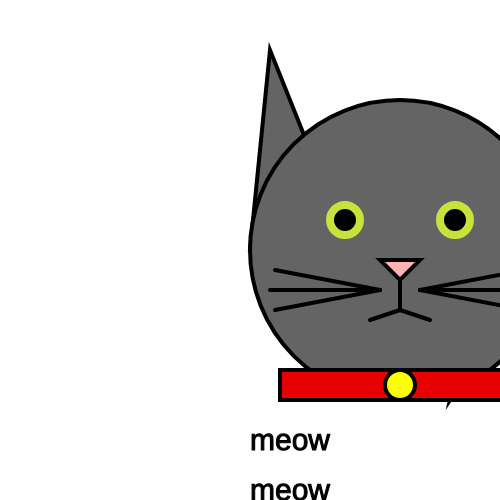
Frame 1 (no input)
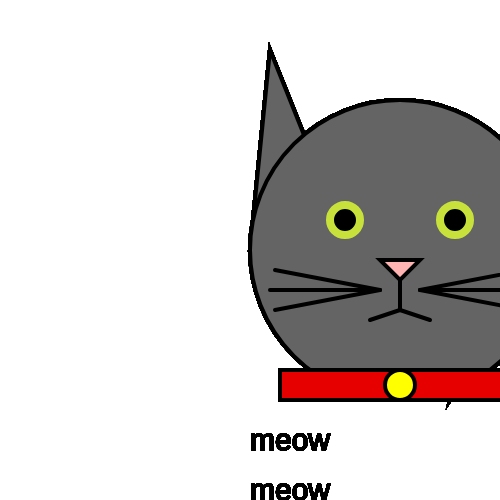
Frame 60 (no input)
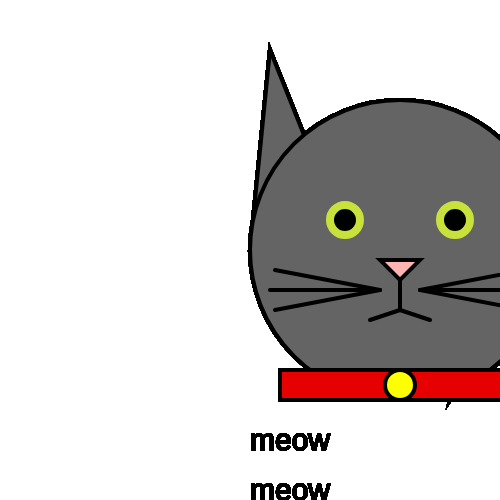
Frame 120 (the mouse pressed at the canvas centre since frame 60)

The p5.js sketch that drew these frames (run headless with seeded random() and noise() and a simulated clock; from frame 60 on, the mouse is pressed at the canvas centre):

// p5.js sketch
// ── sketch.js
var kitty;
function setup()
{
    createCanvas(500, 500);
  kitty = {
      x: width/2,
      y: 100, 
      meow: function (xPos, yPos )
      {
        fill(0);
        stroke(0);
        strokeWeight(1);  
        textSize(30);
        text("meow", xPos, yPos);

      }
  }
}

function draw()
{
    stroke(0,0,0);
    strokeWeight(4);
    //V1
    //fill(255,255,255);
    fill(100, 100, 100);

    //outline of the cat
    triangle(kitty.x, kitty.y + 150, kitty.x + 20, kitty.y - 50, kitty.x+100, kitty.y + 150);
    triangle(kitty.x+300,kitty.y+150,kitty.x+280,kitty.y -50,kitty.x+200,kitty.x+150);
    ellipse(kitty.x+150,kitty.y+150,300,300);

    //collar
    fill(230, 0, 0);
    rect(kitty.x+30, kitty.y+270, 240, 30);
    fill(255,255, 0);
    
    // and bell
    fill(255, 255, 0);
    ellipse(kitty.x+150, kitty.y+285, 30,30);
    
    //eyes
    fill(0,0,0);
    stroke(201,226, 59);
    strokeWeight(8);
    
    ellipse(kitty.x+95, kitty.y+120, 30,30);
    ellipse(kitty.x+205, kitty.y+120, 30, 30);
    
    //nose
    fill(255, 180, 180);
    stroke(0,0,0);
    strokeWeight(4);
    triangle(kitty.x+130,kitty.y+160, kitty.x+170, kitty.y+160, kitty.x+150, kitty.y+180)
    
  //mouth
    line(kitty.x+ 150, kitty.y + 180, kitty.x + 150, kitty.y +210);
    line(kitty.x+ 150, kitty.y + 210, kitty.x + 120, kitty.y +220);
    line(kitty.x+ 150, kitty.y + 210, kitty.x + 180, kitty.y +220);
    
    //whiskers
    line(kitty.x+ 130, kitty.y + 190, kitty.x + 25, kitty.y +170);
    line(kitty.x+ 130, kitty.y + 190, kitty.x + 20,  kitty.y + 190);
    line(kitty.x+ 130, kitty.y + 190, kitty.x + 25, kitty.y +210);
    
    line(kitty.x+ 170, kitty.y + 190, kitty.x + 275, kitty.y +170);
    line(kitty.x+ 170, kitty.y + 190, kitty.x + 280, kitty.y +190);
    line(kitty.x+ 170, kitty.y + 190, kitty.x + 275, kitty.y +210);
  //speak 
    kitty.meow(width/2, 450);
    kitty.meow(width/2, 500);


  }
